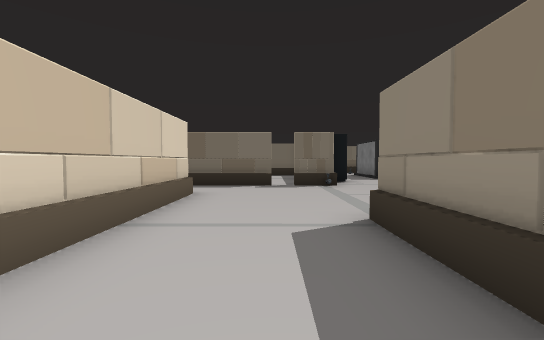
View 1 (above)

17 first-person views from a walk through a Unity game level. The camera is 1.4 m above the floor, tilts 2° down and sees 90° across. Doors are open. The floor is counted in squares, 2 m on a side. Each view is taken from the middle of a square. On the plan, view 1 faces up. The plan holds only what a view shows up to about 9 squares ahead; the rest is blank. The place goes on beyond the plan. The player character is not drawn. Some surface patterns are stand-ins.

View 2
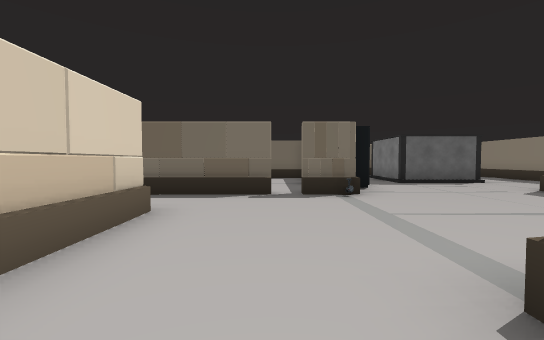

View 3
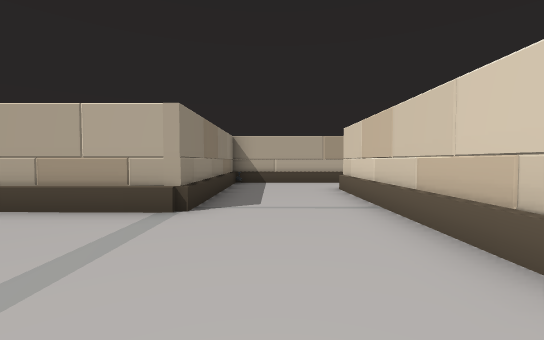

View 4
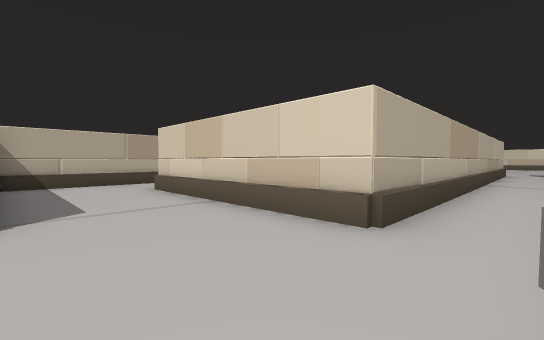

View 5
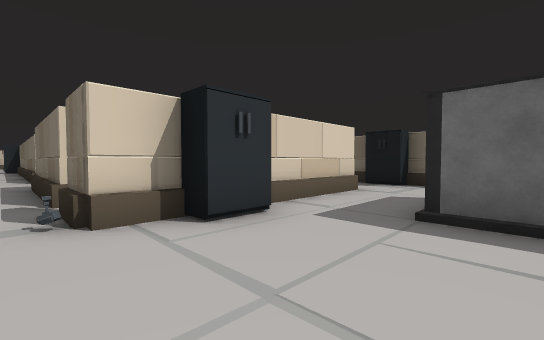

View 6
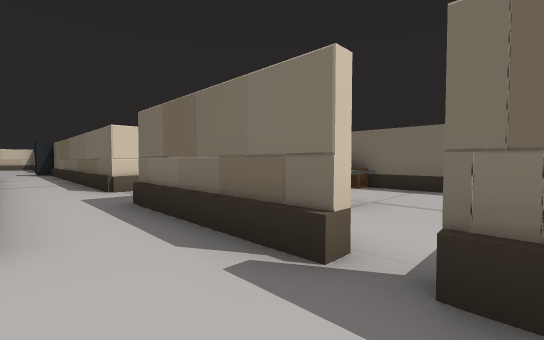

View 7
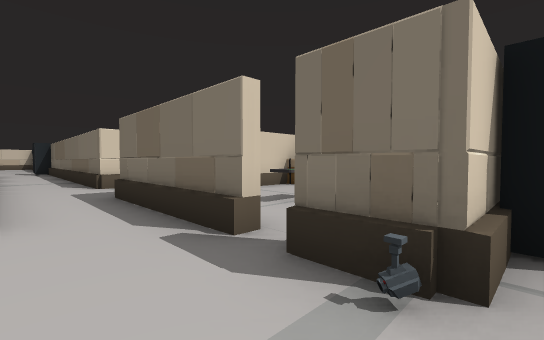

View 8
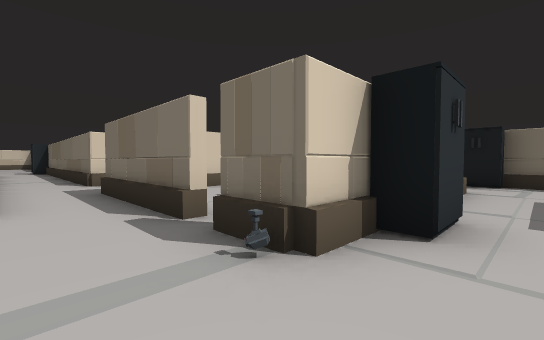

View 9
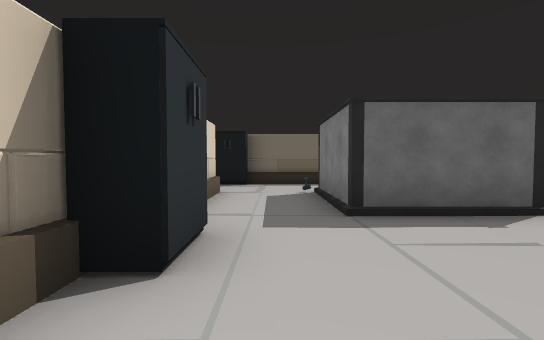

View 10
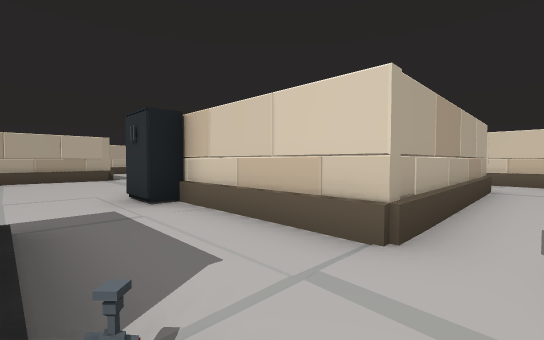

View 11
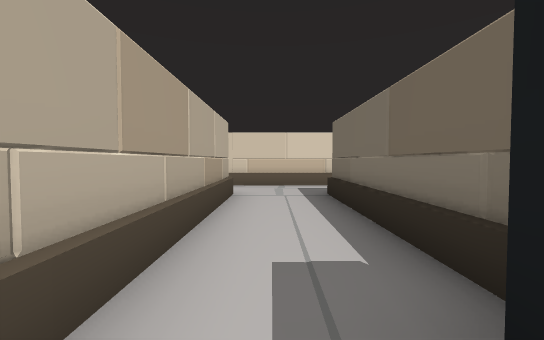

View 12
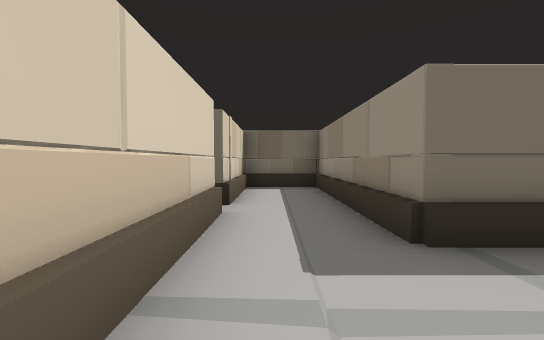

View 13
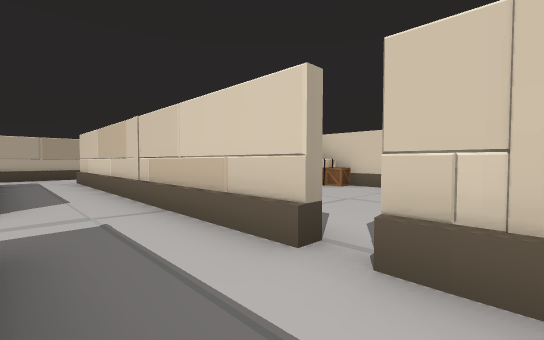

View 14
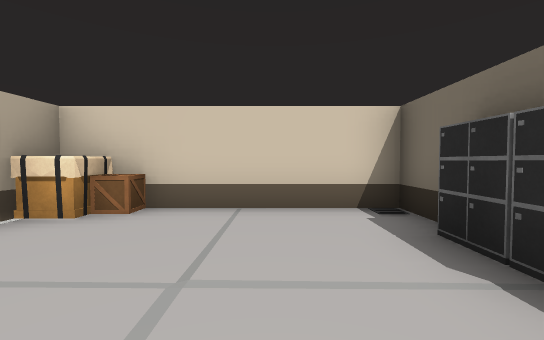

View 15
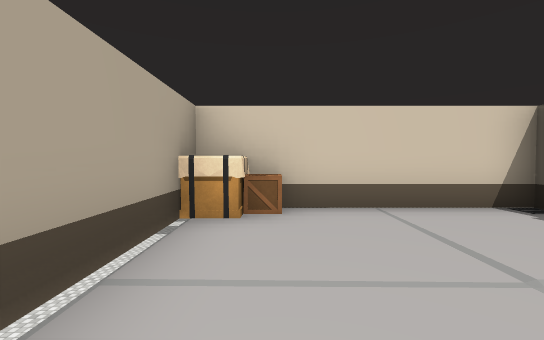

View 16
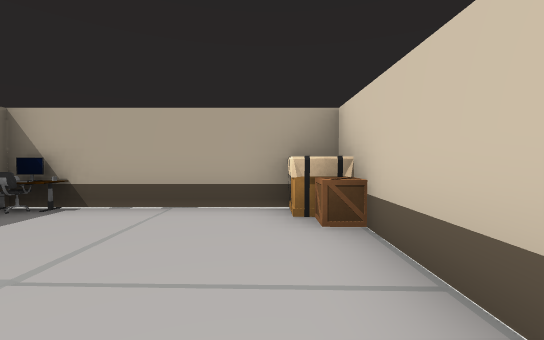

View 17
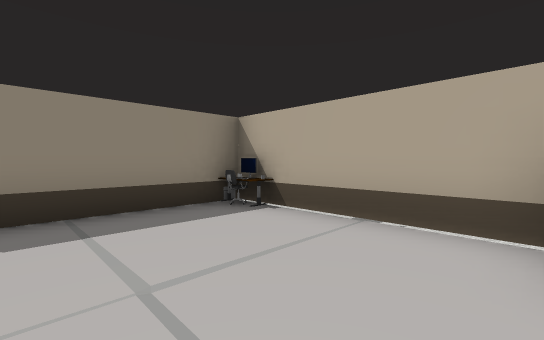

### Floor plan
Key: @ floor where view 1 was taken; # wall or solid block; . floor; D open door; v drop or lower ground; C cabinet; B box; H chair; O other object.
Columns run from 15 left of view 1 to 5 right of it. Each row starts with its distance up from view 1.
 20          #..#
 19          #..#
 18     ##CC #..#
 17     #....D..#
 16     #....#..##### ##
 15     #....#.......C.#
 14     B....#..........
 13  v  B###OH..#B###..#
 12  v       #.#BB..#..#
 11  v       #.# ... ..##
 10 vvvvv    #.# ... ....
  9 vvvv     #.# ... C...
  8      #####.# ##DD#...
  7     .................
  6     ...####.........
  5      #       #......
  4              #......
  3              #...###
  2               ...#
  1              #...#
  0              ..@.#
 -1              ....#
 -2             #####

Positions as (right, up) in squares from view 1, and headings:
1: (0, 0), facing up
2: (0, 2), facing up
3: (0, 7), facing down
4: (1, 7), facing down-left
5: (5, 7), facing up-left
6: (1, 6), facing up-left
7: (2, 6), facing up-left
8: (3, 6), facing up-left
9: (3, 7), facing up
10: (4, 14), facing down-left
11: (2, 14), facing left
12: (-5, 13), facing up
13: (-4, 18), facing down-left
14: (-7, 16), facing left
15: (-7, 14), facing left
16: (-10, 17), facing down
17: (-10, 16), facing down-right
